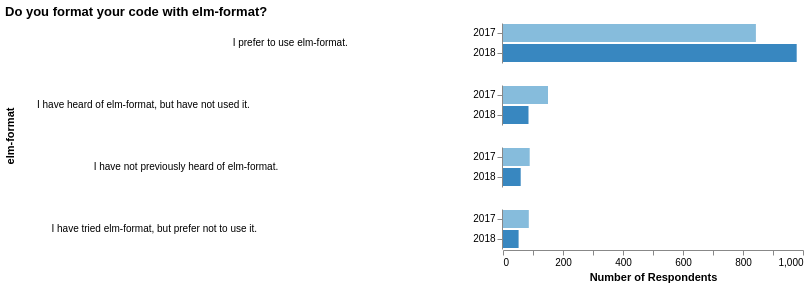

Write a Vega-Lite specification for this figure.
### Vega-Lite specification from a JSON file in a GitHub repository (floating-point values rounded to 4 significant figures)
{"$schema": "https://vega.github.io/schema/vega-lite/v3.json", "title": "Do you format your code with elm-format?", "data": {"values": "elm-format,count,year,sort\nI prefer to use elm-format.,979,2018,\n\"I have heard of elm-format, but have not used it.\",85,2018,\nI have not previously heard of elm-format.,59,2018,\n\"I have tried elm-format, but prefer not to use it.\",52,2018,\nI have not previously heard of elm-format.,89,2017,\nI prefer to use elm-format.,843,2017,\n\"I have heard of elm-format, but have not used it.\",150,2017,\n\"I have tried elm-format, but prefer not to use it.\",86,2017,\n", "format": {"type": "csv"}}, "config": {"view": {"stroke": "transparent"}, "axis": {"domainWidth": 1}}, "mark": "bar", "encoding": {"row": {"field": "elm-format", "type": "nominal", "sort": {"field": "count", "order": "descending", "op": "average"}, "header": {"labelAngle": 0}}, "x": {"aggregate": "sum", "field": "count", "type": "quantitative", "axis": {"title": "Number of Respondents", "grid": false}}, "y": {"field": "year", "type": "nominal", "axis": {"title": ""}}, "color": {"field": "year", "type": "ordinal", "legend": null}}}
